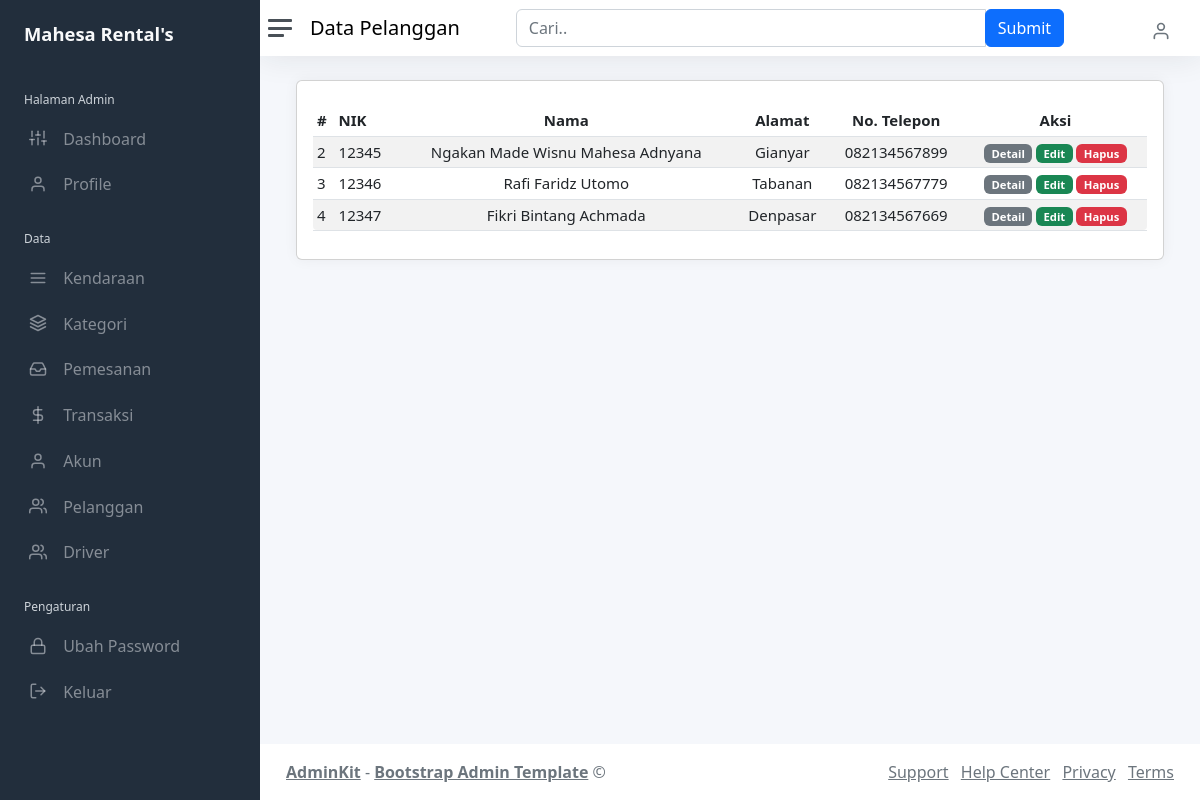
The app's page /index.php/pelanggan with its own data.
### tables this page shows
CREATE TABLE `tb_customers` (
  `id` int(11) NOT NULL AUTO_INCREMENT,
  `nik` varchar(20) DEFAULT NULL,
  `nama` varchar(100) DEFAULT NULL,
  `alamat` varchar(100) DEFAULT NULL,
  `tanggal_lahir` date DEFAULT NULL,
  `foto_sim` varchar(100) DEFAULT NULL,
  `nomor_hp` varchar(15) DEFAULT NULL,
  `user_id` int(11) DEFAULT NULL,
  PRIMARY KEY (`id`),
  UNIQUE KEY `nik` (`nik`),
  KEY `user_id` (`user_id`),
  CONSTRAINT `tb_customers_ibfk_1` FOREIGN KEY (`user_id`) REFERENCES `tb_user` (`id`)
);

### application/controllers/Pelanggan.php (called while the page is built, shortened)
<?php
class Pelanggan extends CI_Controller
{
    private $user = 'admin';
    public function __construct()
    {
        $this->load->model('Pelanggan_model', 'customers');
    }
    public function index()
    {
        $data['user'] = $this->user;
        $data['judulHalaman'] = 'Data Pelanggan';
        $data['pelanggan'] = $this->customers->getAllCustomers();
        $this->load->view('templates/header');
        $this->load->view('templates/sidebar', $data);
        $this->load->view('templates/navbar', $data);
        $this->load->view('admin/Data_Pelanggan');
        $this->load->view('templates/footer');
    }
}

### index.php (called while the page is built, shortened)
<?php
require_once BASEPATH.'core/CodeIgniter.php';

### application/models/Pelanggan_model.php (called while the page is built)
<?php
class Pelanggan_model extends CI_Model
{
    public function getAllCustomers()
    {
        return $this->db->select('*')
            ->from('tb_customers')
            ->join('tb_user', 'tb_user.id = tb_customers.user_id')
            ->get()
            ->result_array();
    }
}

### application/views/admin/Data_Pelanggan.php (the view, shortened to what this page needs)
<div class="row">
    <div class="col-lg-12 col-xxl-9 d-flex" style="font-size: 15px;">
        <div class="card flex-fill table-responsive pt-4 ps-3 pe-3 pb-1">
            <table class="table table-sm table-hover table-striped my-0 mb-4">
                <?php if (!empty($pelanggan)) : ?>
                    <thead>
                        <tr>
                            <th>#</th>
                            <th>NIK</th>
                            <th class="d-none d-xl-table-cell text-center">Nama</th>
                            <th class="d-none d-xl-table-cell text-center">Alamat</th>
                            <th class="d-none d-xl-table-cell text-center">No. Telepon</th>
                            <th class="text-center">Aksi</th>
                        </tr>
                    </thead>
                    <tbody>
                        <?php $i = 1; ?>
                        <?php foreach ($pelanggan as $p) : ?>
                            <tr>
                                <td><?= ++$i; ?></td>
                                <td><?= $p['nik']; ?></td>
                                <td class="d-none d-xl-table-cell text-center"><?= $p['nama']; ?></td>
                                <td class="d-none d-xl-table-cell text-center"><?= $p['alamat']; ?></td>
                                <td class="d-none d-xl-table-cell text-center"><?= $p['nomor_hp']; ?></td>
                                <td class="text-center">
                                    <a style="text-decoration: none;" class="badge bg-secondary ubahPelanggan" href="<?= base_url(); ?>pelanggan/edit/<?= $p['id']; ?>" data-bs-toggle="modal" data-bs-target="#modalPelanggan" data-id="<?= $p['id']; ?>">Detail</a>
                                    <a style="text-decoration: none;" class="badge bg-success ubahPelanggan" href="<?= base_url(); ?>pelanggan/edit/<?= $p['id']; ?>" data-bs-toggle="modal" data-bs-target="#modalPelanggan" data-id="<?= $p['id']; ?>">Edit</a>
                                    <a style="text-decoration: none;" class="badge bg-danger tombol-hapus-pelanggan" href="<?= base_url(); ?>pelanggan/hapus/<?= $p['id']; ?>">Hapus</a>
                                </td>
                            <?php endforeach; ?>
                            </tr>
                    </tbody>
                <?php else : ?>
                    <div class="alert alert-danger col-lg-12 mt-2" role="alert">
                        Data not found! <i>klik "Kirim" untuk kembali</i>
                    </div>
                <?php endif; ?>
            </table>
        </div>

### records on screen
tb_customers: nik "12345", nama "Ngakan Made Wisnu Mahesa Adnyana", alamat "Gianyar", nomor_hp "082134567899"
tb_customers: nik "12346", nama "Rafi Faridz Utomo", alamat "Tabanan", nomor_hp "082134567779"
tb_customers: nik "12347", nama "Fikri Bintang Achmada", alamat "Denpasar", nomor_hp "082134567669"

### other values on screen
$judulHalaman "Data Pelanggan"
